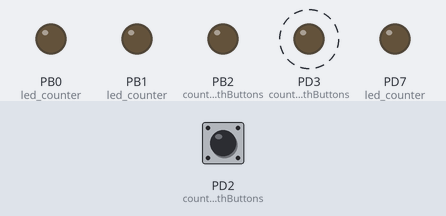
This program was run on a simulated ATmega328P, built with avr-gcc and emulated at 16 MHz. On the bench: output pins drawn as LEDs (lit = HIGH). Dashed ring = blinking. The test bench sets the inputs (shaded band); at power-on: PD2 (counterWithButtons) HIGH.

Above: at 0.4 s.
Timing chart, 0 to 4.6 s (numbered marks = the images above):
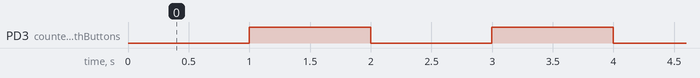

The program:

main.c
```c
#include "./defines.h"
#include "./timers.h"
#include <avr/io.h>
#include <util/delay.h>
#include <avr/interrupt.h>


volatile uint16_t counter = 0;

volatile uint16_t previousState = 0;

volatile uint8_t event = 0;

volatile uint8_t timer0OverflowCounter = 0;


void InterruptInnit(){
	EICRA |= (1 << ISC01) | (1 << ISC00);
	EIMSK |= (1 << INT0);

	//Prescaller einstellen
	TCCR0B |= (1 << CS00) | (1 << CS02);
	TCCR0B &= ~(1 << CS01);
	//8Bit Timer0 anschalten
	TIMSK0 |= (1 << TOIE0);

}

void TimerInnit(){
	//Timer Modus festlegen hier Normal Mode
	TCCR0A &= ~(1 << WGM00);
	TCCR0A &= ~(1 << WGM01);
	TCCR0B &= ~(1 << WGM02);

	//Compare MAtch Output Ausschalten
	TCCR0A &= ~(1 << COM0A0);
	TCCR0A &= ~(1 << COM0A1);


}

void PinInnit(){

	//set Pins as Output
	DDRB |= (1<<DDB1) | (1<<DDB0) | (1<<DDB2);
	DDRD |= (1<<DDD7) | (1<<DDD3);

	//D7, B1, B0 Rote LED
	//D3 Gelbe LED
	//B2 Grüne LED

	//Make Pins HIGH or LOW to set start value

	//HIGH
	//PORTB |= (1<<DDB2);
	//LOW
	PORTB &= ~(1<<PORTB1);
	PORTB &= ~(1<<PORTB0);
	PORTB &= ~(1<<PORTB2);
	PORTD &= ~(1<<PORTD7);
	PORTD &= ~(1<<PORTD3);

	//set Pins as Input
	DDRD &= ~(1<<DDD6);

	//enable Pull Up Resistor
	PORTD |= (1<<PORTD6);
	PORTD |= (1<<PORTD2);

}


void setEvent(uint8_t e){
	event |= e;
}

void deleteEvent(uint8_t e){
	event &= ~e;
}

int isEventSet(uint8_t e){
	if(event & e){
		return 1;
	}
	else{
		return 0;
	}
}


ISR(INT0_vect){
	//do something if Ext-Interrupt is triggered
	setEvent(e1);
}

ISR(PCINT0_vect){
	//do something if Interrupt is triggered
}

ISR(TIMER0_OVF_vect){
	timer0OverflowCounter++;

	if(timer0OverflowCounter >= 61){
		PORTD ^= (1 << PIND3);
		timer0OverflowCounter = 0;
	}
}


int flanken(uint16_t currentState){
	if(currentState){
		previousState = 1;
		return 0;
	}
	else{
		if(previousState == 1){
			previousState == 0;
			return 1;
		}
		else
		{
			previousState == 0;
			return 0;
		}
	}
}

void led_counter(uint16_t counter){
	if((counter & (1)) != 0){
		PORTB |= (1<<PORTB1);
	}

	else{
		PORTB &= ~(1<<PORTB1);
	}
	if((counter & (1 << 1)) != 0){
		PORTB |= (1<<PORTB0);
	}
	else{
		PORTB &= ~(1<<PORTB0);
	}

	if((counter & (1 << 2)) != 0){
		PORTD |= (1<<PORTD7);
	}
	else{
		PORTD &= ~(1<<PORTD7);
	}
}

void counterWithButtons(){
	if(isEventSet(e1)){
		PORTD |= (1<<PORTD3);
	}
	else{
		PORTD &= ~(1<<PORTD3);
	}

	if (flanken(PIND & (1 << PIND6)) == 1) {
		deleteEvent(e1);
	}

	if(!isEventSet(e1)){

		PORTB |= (1<<PORTB2);

		if(counter <= 7){
			led_counter(counter);
			counter++;
		}
		else{
			led_counter(counter);
			counter = 0;
		}
	}
	else{
		PORTB &= ~(1<<PORTB1);
		PORTB &= ~(1<<PORTB0);
		PORTD &= ~(1<<PORTD7);
		PORTB &= ~(1<<PORTB2);
		PORTD |= (1<<PORTD2);

		counter = 0;
	}
	startTimer(1);
	_delay_ms(300);
}


int main(void)
{
	//initialize Pins
	PinInnit();

	//initialize Interrupts
	InterruptInnit();
	sei();

	//initialize Timers
	TimerInnit();

	//initialize Custom Timers
	initCoustomTimers();

	//set Custom Timers
	declareTimer(timer_1, 1000, counterWithButtons);

	while (1)
	{
		if(/*Button 1 pressed*/1){
			startTimer(1);
		}
		if(/*Button 2 pressed*/1){
			deleteTimer(1);
		}
	}
}
```

defines.h
```c
#ifndef INCFILE2_H_
#define INCFILE2_H_

#define F_CPU 16000000UL

#define e1 0x1
#define e2 0x2
#define e3 0x4
#define e4 0x8
#define e5 0x10
#define e6 0x20
#define e7 0x40
#define e8 0x80

#define timer_1 0
#define timer_2 1
#define timer_3 2
#define timer_4 3
#define timer_5 4


#endif /* INCFILE2_H_ */
```

timers.c
```c
#include "timers.h"
#include <avr/io.h>
#include <util/delay.h>
#include <stdint.h>
#include <avr/interrupt.h>

volatile typedef struct timers{
		uint32_t startTime;
		uint32_t remainTime;
		uint8_t isActive;
		callBackFuncT callbackFunc;
	}customTimer;

volatile customTimer timerArray[5];


ISR(TIMER1_OVF_vect){
	for(int i = 0; i < 5; i++){
		if(timerArray[i].isActive == 1){
			timerArray[i].remainTime--;
			if(timerArray[i].remainTime <= 0){
				cli();
				timerArray[i].callbackFunc();
				timerArray[i].isActive = 0;
				sei();
			}

		}
	}
}

void initCoustomTimers(){

	TIMSK1 |= (1<<TOIE1);
	//prescaling Timer 1(64)
	TCCR1B &= ~(1<<CS12); //set bit 2 to 0
	TCCR1B |= (1<<CS11); //set bit 1 to 1
	TCCR1B |= (1<<CS10); //set bit 0 to 1
	TCNT1 = 65286;

	for(int i = 0; i < 5 ; i++){

		timerArray[i].startTime = 0;
		timerArray[i].remainTime = 0;
		timerArray[i].isActive = 0;
		timerArray[i].callbackFunc = 0;

	}
}

void declareTimer(uint8_t i, uint8_t duration, callBackFuncT callback)
{
	timerArray[i].startTime = duration;
	timerArray[i].callbackFunc = callback;
}

void startTimer(uint8_t i)
{
	timerArray[1].remainTime = timerArray[1].startTime;
	timerArray[i].isActive = 1;
}

void deleteTimer(uint8_t i)
{
	timerArray[i].startTime = 0;
	timerArray[i].remainTime = 0;
	timerArray[i].isActive = 0;
	timerArray[i].callbackFunc = 0;
}
```

timers.h
```c
#ifndef INCFILE1_H_
#define INCFILE1_H_

#include <stdint.h>
#include "defines.h"

typedef void (*callBackFuncT)();

void initCoustomTimers();

void declareTimer(uint8_t i, uint8_t duration, callBackFuncT callback);

void startTimer(uint8_t i);

void deleteTimer(uint8_t i);

#endif /* INCFILE1_H_ */
```

Measured:
- by itself, PD3 (counterWithButtons): alternates HIGH for 1.0 s and LOW for 1.0 s
